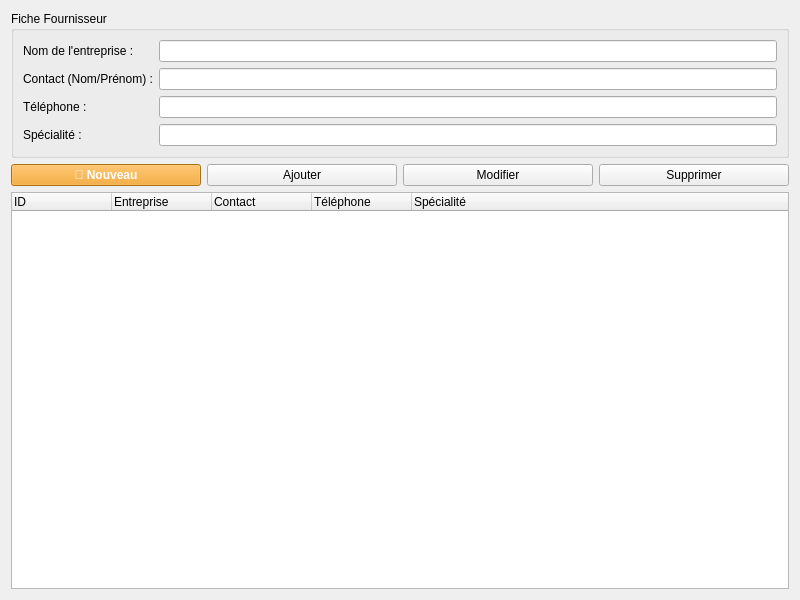
<?xml version="1.0" encoding="UTF-8"?>
<ui version="4.0">
 <class>GestionFournisseur</class>
 <widget class="QWidget" name="GestionFournisseur">
  <property name="geometry">
   <rect>
    <x>0</x>
    <y>0</y>
    <width>800</width>
    <height>600</height>
   </rect>
  </property>
  <layout class="QVBoxLayout" name="verticalLayout">
   <item>
    <widget class="QGroupBox" name="groupBox">
     <property name="title">
      <string>Fiche Fournisseur</string>
     </property>
     <layout class="QFormLayout" name="formLayout">
      <item row="0" column="0">
       <widget class="QLabel" name="label">
        <property name="text">
         <string>Nom de l'entreprise :</string>
        </property>
       </widget>
      </item>
      <item row="0" column="1">
       <widget class="QLineEdit" name="input_nom"/>
      </item>
      <item row="1" column="0">
       <widget class="QLabel" name="label_2">
        <property name="text">
         <string>Contact (Nom/Prénom) :</string>
        </property>
       </widget>
      </item>
      <item row="1" column="1">
       <widget class="QLineEdit" name="input_contact"/>
      </item>
      <item row="2" column="0">
       <widget class="QLabel" name="label_3">
        <property name="text">
         <string>Téléphone :</string>
        </property>
       </widget>
      </item>
      <item row="2" column="1">
       <widget class="QLineEdit" name="input_tel"/>
      </item>
      <item row="3" column="0">
       <widget class="QLabel" name="label_4">
        <property name="text">
         <string>Spécialité :</string>
        </property>
       </widget>
      </item>
      <item row="3" column="1">
       <widget class="QLineEdit" name="input_specialite"/>
      </item>
     </layout>
    </widget>
   </item>
   <item>
    <layout class="QHBoxLayout" name="horizontalLayout">
     <item>
      <widget class="QPushButton" name="btn_nouveau">
       <property name="text">
        <string>🔄 Nouveau</string>
       </property>
       <property name="styleSheet">
        <string notr="true">background-color: #f39c12; color: white; font-weight: bold;</string>
       </property>
      </widget>
     </item>
     <item>
      <widget class="QPushButton" name="btn_ajouter">
       <property name="text">
        <string>Ajouter</string>
       </property>
      </widget>
     </item>
     <item>
      <widget class="QPushButton" name="btn_modifier">
       <property name="text">
        <string>Modifier</string>
       </property>
      </widget>
     </item>
     <item>
      <widget class="QPushButton" name="btn_supprimer">
       <property name="text">
        <string>Supprimer</string>
       </property>
      </widget>
     </item>
    </layout>
   </item>
   <item>
    <widget class="QTreeWidget" name="tableFournisseurs">
     <column>
      <property name="text">
       <string>ID</string>
      </property>
     </column>
     <column>
      <property name="text">
       <string>Entreprise</string>
      </property>
     </column>
     <column>
      <property name="text">
       <string>Contact</string>
      </property>
     </column>
     <column>
      <property name="text">
       <string>Téléphone</string>
      </property>
     </column>
     <column>
      <property name="text">
       <string>Spécialité</string>
      </property>
     </column>
    </widget>
   </item>
  </layout>
 </widget>
 <resources/>
 <connections/>
</ui>
